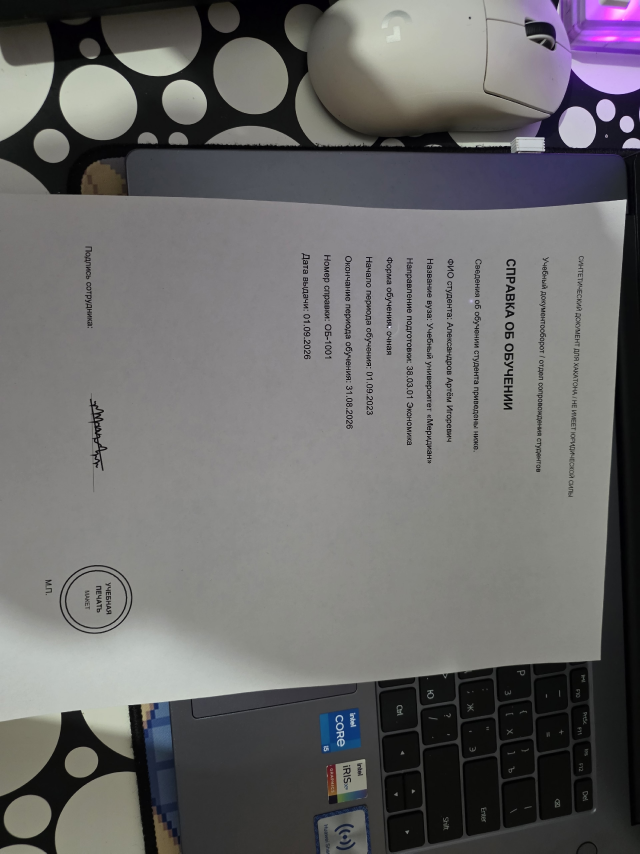
#> input picture scripts/dev/user_photo.jpg, 1920 x 2560 px (shown at 1/3 size)
$ python -i quality.py   (imports and definitions only)   (older library calls are emulated)
#> lines starting #> are read from the running program, lines starting #| are printed output that depends on the picture
"""Оценка качества снимка, от неё зависят шаги предобработки."""
from __future__ import annotations

import cv2
import numpy as np


def assess(rgb: np.ndarray) -> dict:
    gray = cv2.cvtColor(rgb, cv2.COLOR_RGB2GRAY)
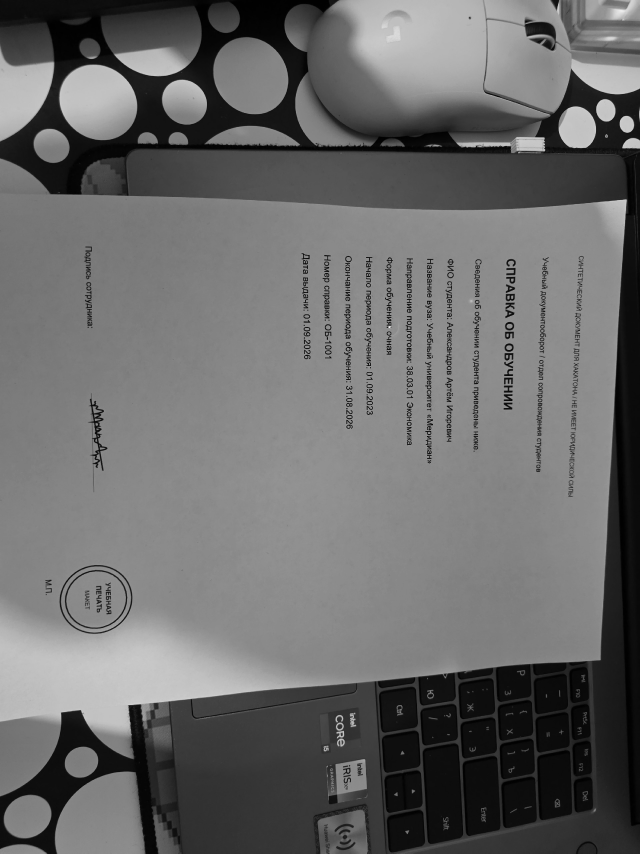
#> gray: shape (2560, 1920) (shown at 1/3 size); min 0, max 254, mean 106.6
    h, w = gray.shape
#> h = 2560; w = 1920
    lap_var = float(cv2.Laplacian(gray, cv2.CV_64F).var())
#> lap_var = 192.6
    mean = float(gray.mean())
#> mean = 106.6
    std = float(gray.std())
#> std = 52.86
    hsv = cv2.cvtColor(rgb, cv2.COLOR_RGB2HSV)
#> hsv: shape (2560, 1920, 3); mean H, S, V 60.1, 20.4, 110.1
    glare_ratio = float(((hsv[:, :, 2] > 245) & (hsv[:, :, 1] < 25)).mean())
#> glare_ratio = 3.46e-06
    # неравномерность освещения
    small = cv2.resize(gray, (16, 16), interpolation=cv2.INTER_AREA)
    bg_unevenness = float(np.percentile(small, 90) - np.percentile(small, 10))
#> bg_unevenness = 103
    # доля светлых пикселей, у сканов около 0.9, у фото меньше
    paper_ratio = float((gray > 180).mean())
#> paper_ratio = 0.0607
    return {
        "width": int(w),
        "height": int(h),
        "sharpness": round(lap_var, 1),
        "brightness": round(mean, 1),
        "contrast": round(std, 1),
        "glare_ratio": round(glare_ratio, 4),
        "bg_unevenness": round(bg_unevenness, 1),
        "paper_ratio": round(paper_ratio, 3),
        "is_scan_like": bool(paper_ratio > 0.85 and bg_unevenness < 25),
        "low_resolution": bool(max(h, w) < 1000),
    }

>>> import cv2
>>> picture = cv2.cvtColor(cv2.imread('../../../scripts/dev/user_photo.jpg'), cv2.COLOR_BGR2RGB)
>>> result = assess(picture)
#> result = 10 items
